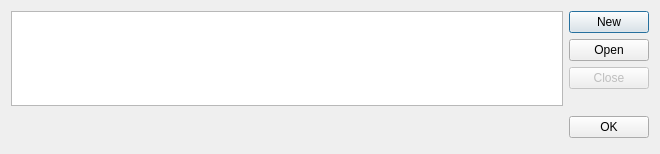
<?xml version="1.0" encoding="UTF-8"?>
<ui version="4.0">
 <class>qdVocabularyOrganizer</class>
 <widget class="QDialog" name="qdVocabularyOrganizer">
  <property name="geometry">
   <rect>
    <x>0</x>
    <y>0</y>
    <width>660</width>
    <height>154</height>
   </rect>
  </property>
  <property name="windowTitle">
   <string>Vocabulary Organizer</string>
  </property>
  <layout class="QVBoxLayout" name="verticalLayout_2">
   <item>
    <layout class="QHBoxLayout" name="horizontalLayout">
     <item>
      <widget class="QTreeView" name="qtvVocabularies">
       <property name="rootIsDecorated">
        <bool>false</bool>
       </property>
       <attribute name="headerStretchLastSection">
        <bool>false</bool>
       </attribute>
      </widget>
     </item>
     <item>
      <layout class="QVBoxLayout" name="verticalLayout">
       <item>
        <widget class="QPushButton" name="qpbNew">
         <property name="text">
          <string>New</string>
         </property>
        </widget>
       </item>
       <item>
        <widget class="QPushButton" name="qpbOpen">
         <property name="text">
          <string>Open</string>
         </property>
        </widget>
       </item>
       <item>
        <widget class="QPushButton" name="qpbClose">
         <property name="enabled">
          <bool>false</bool>
         </property>
         <property name="text">
          <string>Close</string>
         </property>
        </widget>
       </item>
       <item>
        <spacer name="verticalSpacer">
         <property name="orientation">
          <enum>Qt::Vertical</enum>
         </property>
         <property name="sizeHint" stdset="0">
          <size>
           <width>20</width>
           <height>40</height>
          </size>
         </property>
        </spacer>
       </item>
      </layout>
     </item>
    </layout>
   </item>
   <item>
    <layout class="QHBoxLayout">
     <property name="spacing">
      <number>6</number>
     </property>
     <property name="margin">
      <number>0</number>
     </property>
     <item>
      <spacer>
       <property name="orientation">
        <enum>Qt::Horizontal</enum>
       </property>
       <property name="sizeHint" stdset="0">
        <size>
         <width>131</width>
         <height>31</height>
        </size>
       </property>
      </spacer>
     </item>
     <item>
      <widget class="QPushButton" name="okButton">
       <property name="text">
        <string>OK</string>
       </property>
      </widget>
     </item>
    </layout>
   </item>
  </layout>
 </widget>
 <resources/>
 <connections>
  <connection>
   <sender>okButton</sender>
   <signal>clicked()</signal>
   <receiver>qdVocabularyOrganizer</receiver>
   <slot>accept()</slot>
   <hints>
    <hint type="sourcelabel">
     <x>278</x>
     <y>253</y>
    </hint>
    <hint type="destinationlabel">
     <x>96</x>
     <y>254</y>
    </hint>
   </hints>
  </connection>
 </connections>
</ui>
